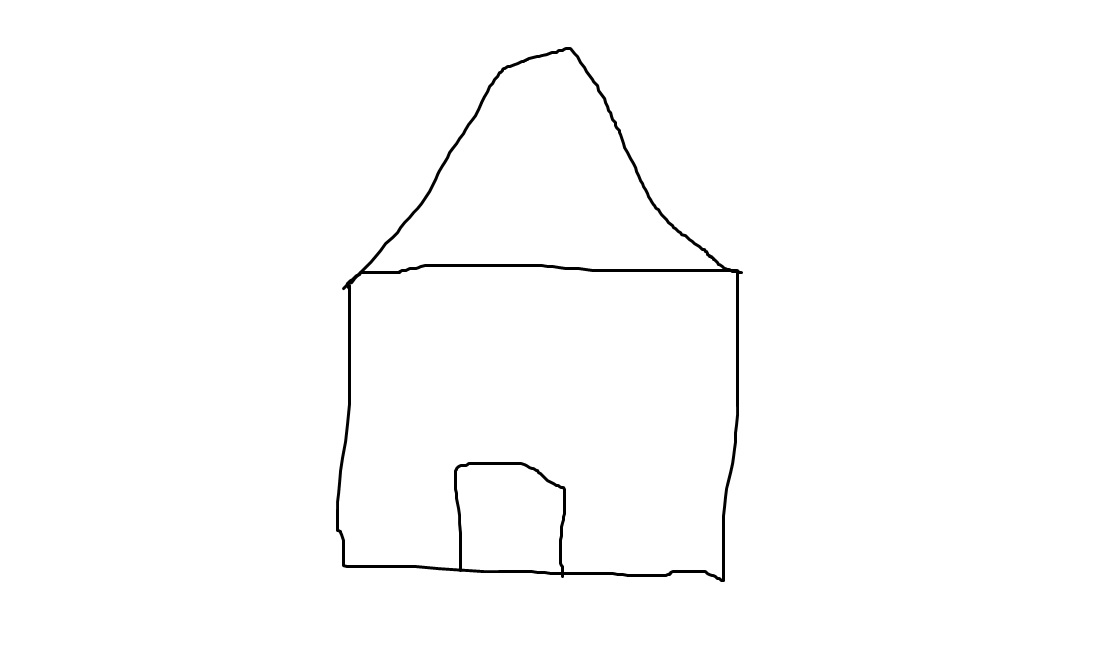
#> input picture OpenCV/dom.jpg, 1104 x 667 px
$ jupyter execute 'przyblizanie kontorow.ipynb'
#> lines starting #> are read from the running program, lines starting #| are printed output that depends on the picture; after the words box and inside, x2 and y2 are one past the last pixel; in counts of white or black regions, pixels touching at a corner belong together
[cell 1]
import numpy as np
import cv2

image = cv2.imread('dom.jpg')
#> image is the input picture: shape (667, 1104, 3); min 0, max 255, mean 252.6

org_img = image.copy()
cv2.imshow('org', org_img)
cv2.waitKey(0)

gray = cv2.cvtColor(image, cv2.COLOR_BGR2GRAY)
ret, thresh = cv2.threshold(gray,127,255,cv2.THRESH_BINARY_INV)
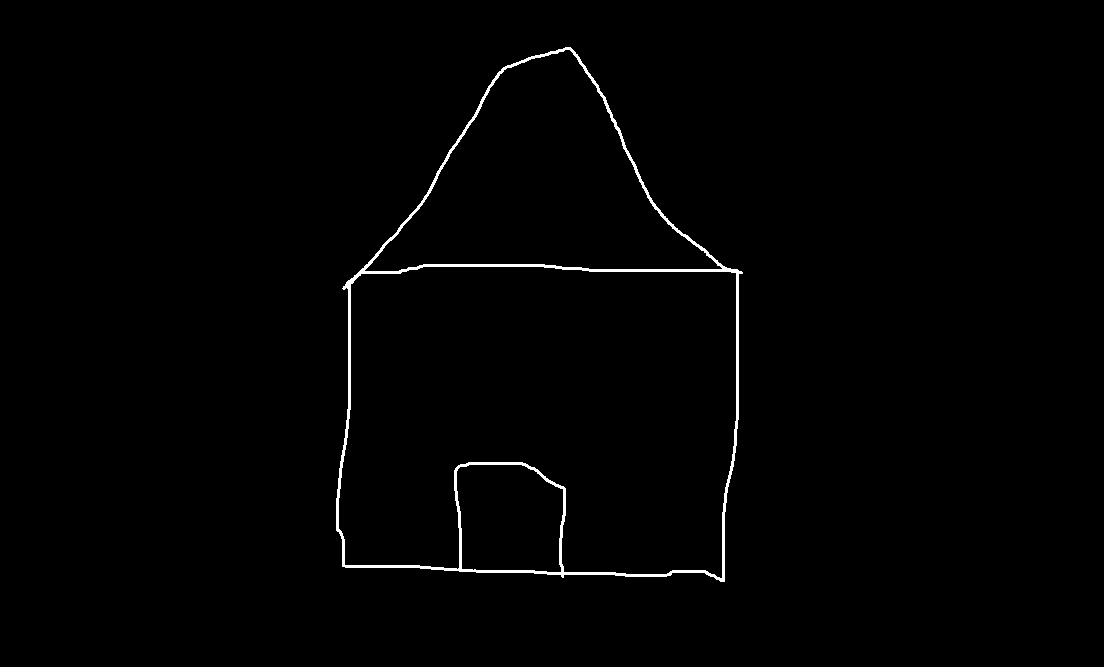
#> thresh: shape (667, 1104); 0.94% white; 1 white region

contours, hierarchy = cv2.findContours(thresh.copy(), cv2.RETR_LIST,cv2.CHAIN_APPROX_NONE)
#> contours = 4 contours; box (x1, y1, x2, y2) and area: (336, 47, 743, 582) 160207, (338, 266, 737, 579) 104756, (364, 49, 723, 272) 40366, (456, 464, 564, 573) 10315

for c in contours:
    x,y,w,h = cv2.boundingRect(c)
    cv2.rectangle(org_img, (x,y), (x+w,y+h),(0,0,255),2)
    cv2.imshow('opis prostokatem', org_img)
#> this loop made 4 passes
#> (x, y, w, h) on passes 1 to 4: (456, 464, 108, 109), (338, 266, 399, 313), (364, 49, 359, 223), (336, 47, 407, 535)
#> pass 1, `cv2.imshow('opis prostokatem', org_img)`:
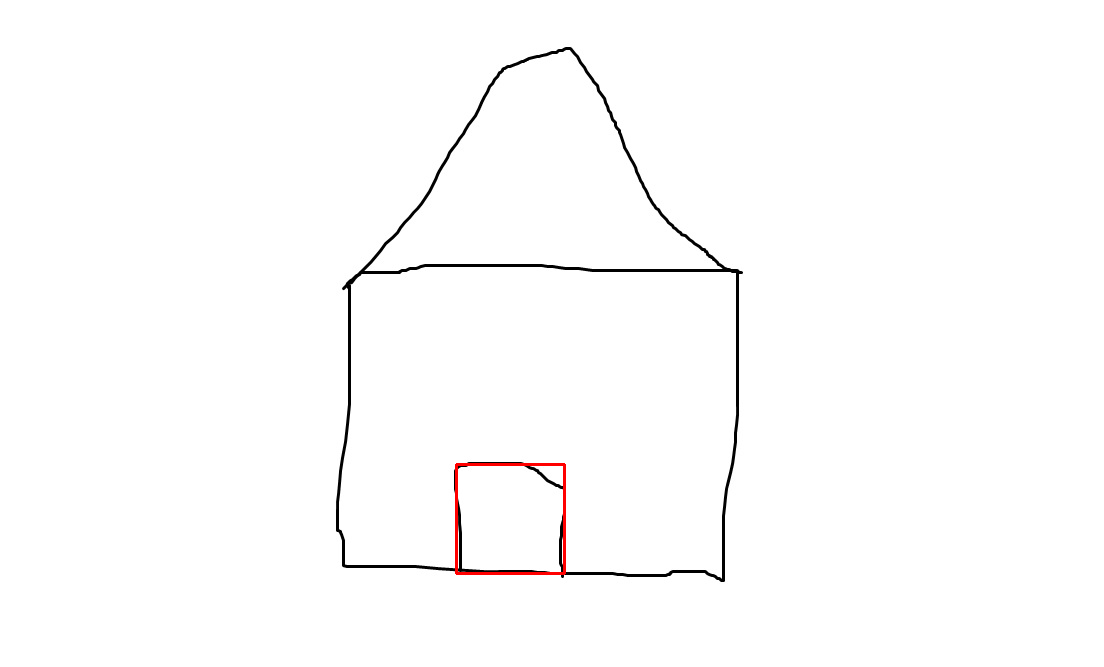
#> window 'opis prostokatem': shape (667, 1104, 3); mean B, G, R 252.3, 252.3, 252.8
#> after the loop:
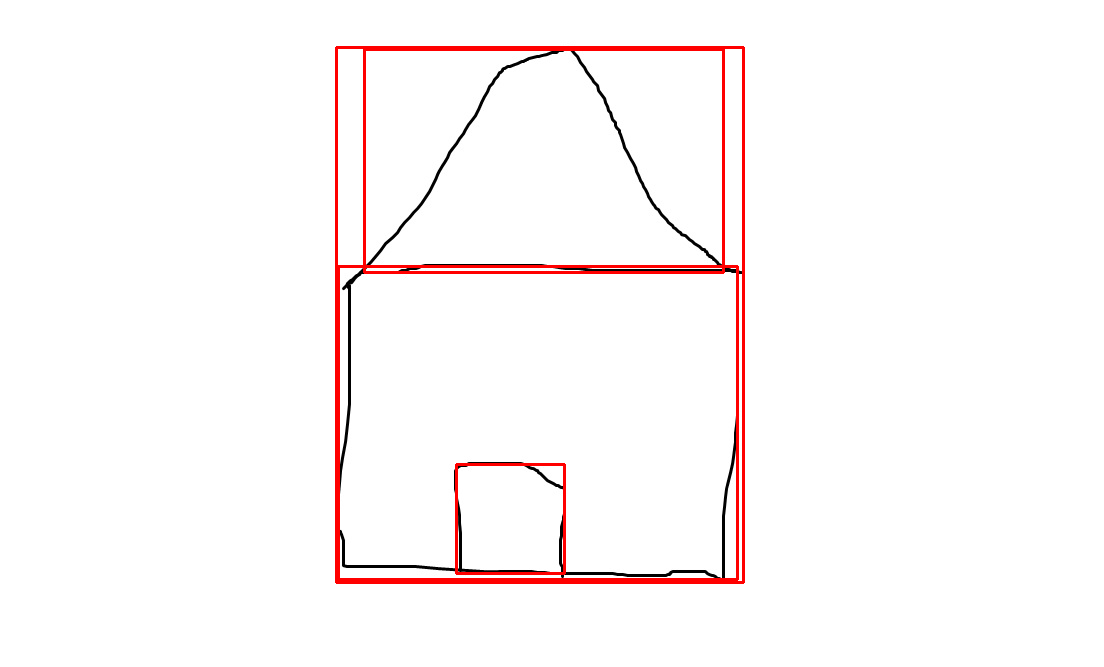
#> org_img: shape (667, 1104, 3); 1.9% of pixels changed, all inside (x1, y1, x2, y2) = (335, 46, 745, 584)

cv2.waitKey(0)

for c in contours:
    accuracy = 0.01* cv2.arcLength(c,True)
    approx = cv2.approxPolyDP(c, accuracy,True)
    cv2.drawContours(image, [approx],0,(0,255,0),2)
    cv2.imshow('przyblizenie wielokatem',image)
#> this loop made 4 passes
#> accuracy on passes 1 to 4: 4.08, 15.89, 9.89, 16.89
#> pass 1, `cv2.imshow('przyblizenie wielokatem',image)`:
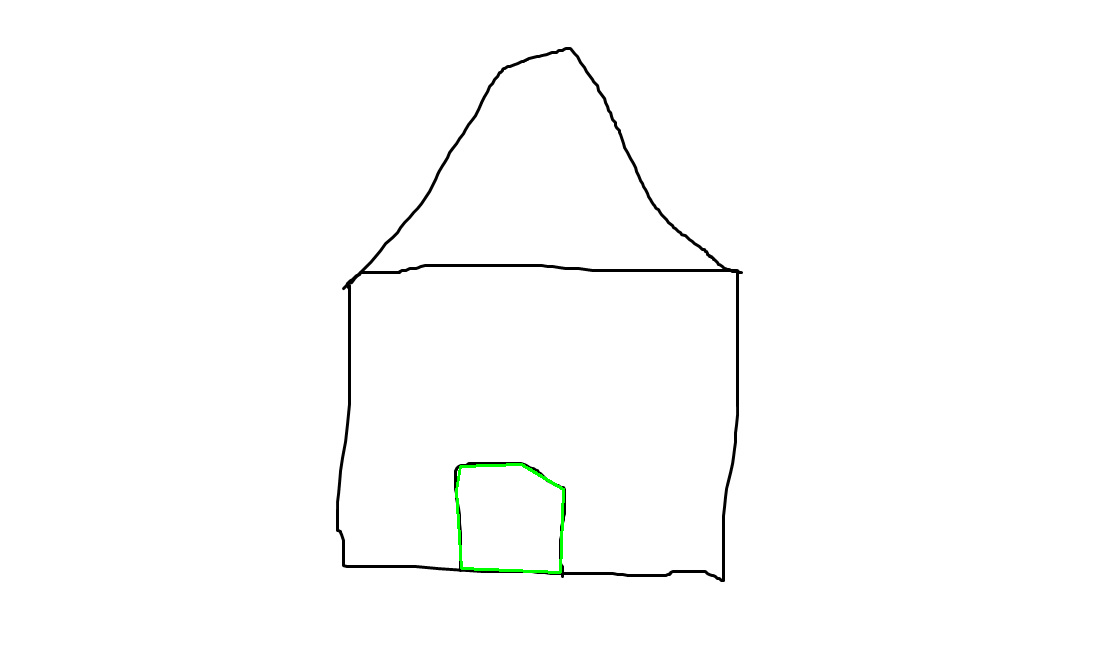
#> window 'przyblizenie wielokatem': shape (667, 1104, 3); mean B, G, R 252.4, 252.8, 252.4
#> pass 2, `cv2.imshow('przyblizenie wielokatem',image)`:
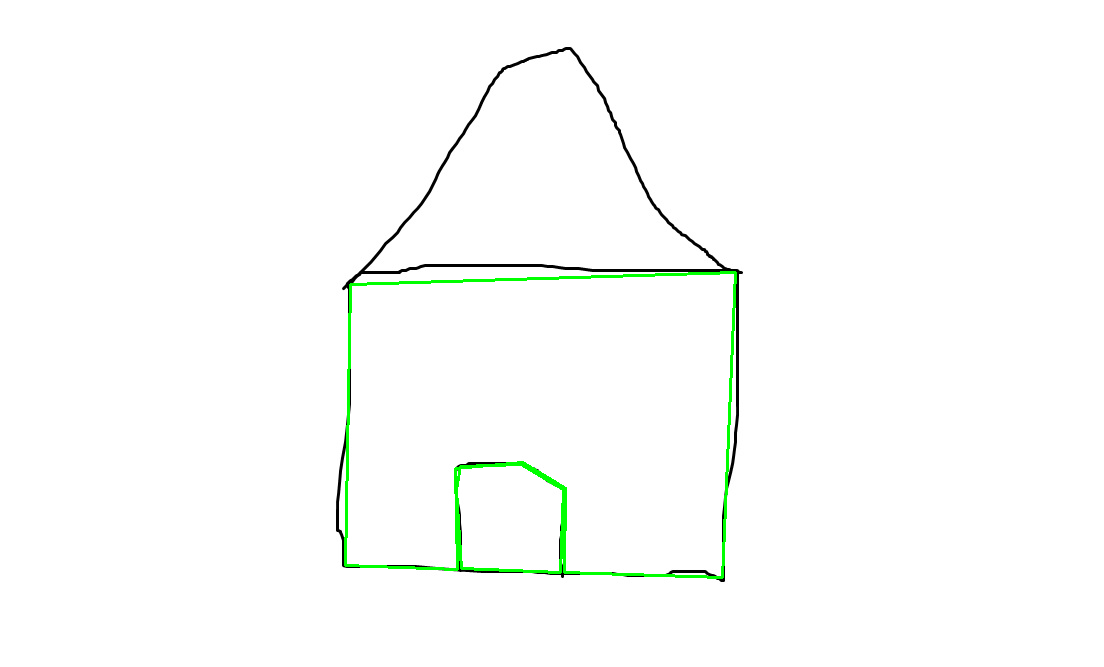
#> window 'przyblizenie wielokatem': shape (667, 1104, 3); mean B, G, R 251.4, 253.3, 251.4
#> after the loop:
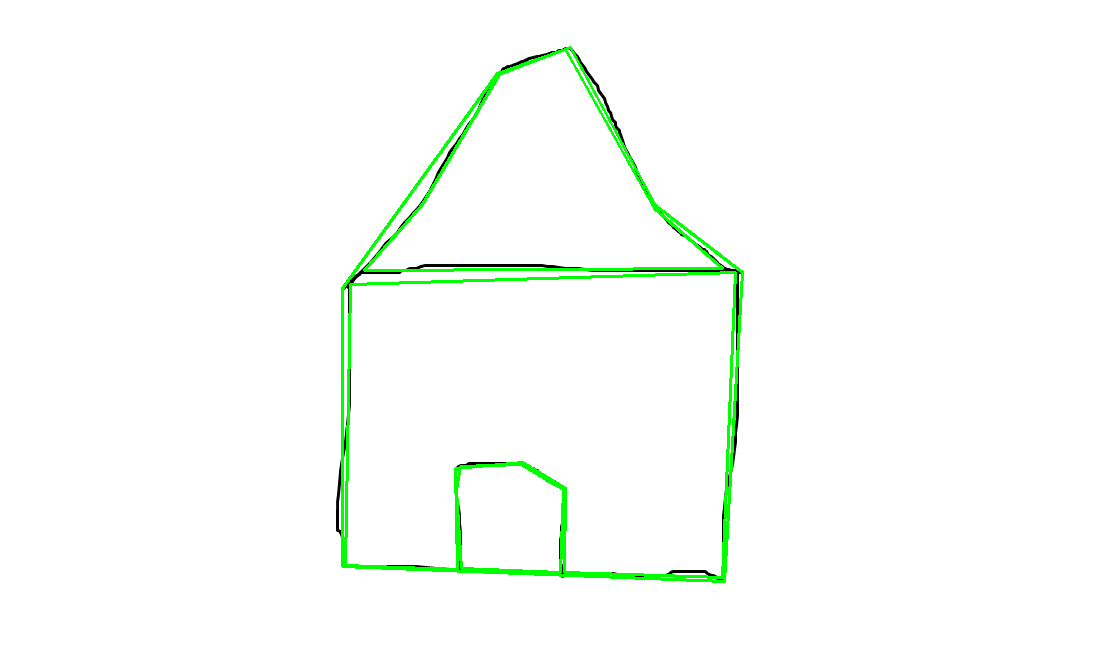
#> image: shape (667, 1104, 3); 1.73% of pixels changed, all inside (x1, y1, x2, y2) = (341, 46, 744, 583)

cv2.waitKey(0)


cv2.destroyAllWindows()

$ run again, with OpenCV/kontury.jpg copied over OpenCV/dom.jpg
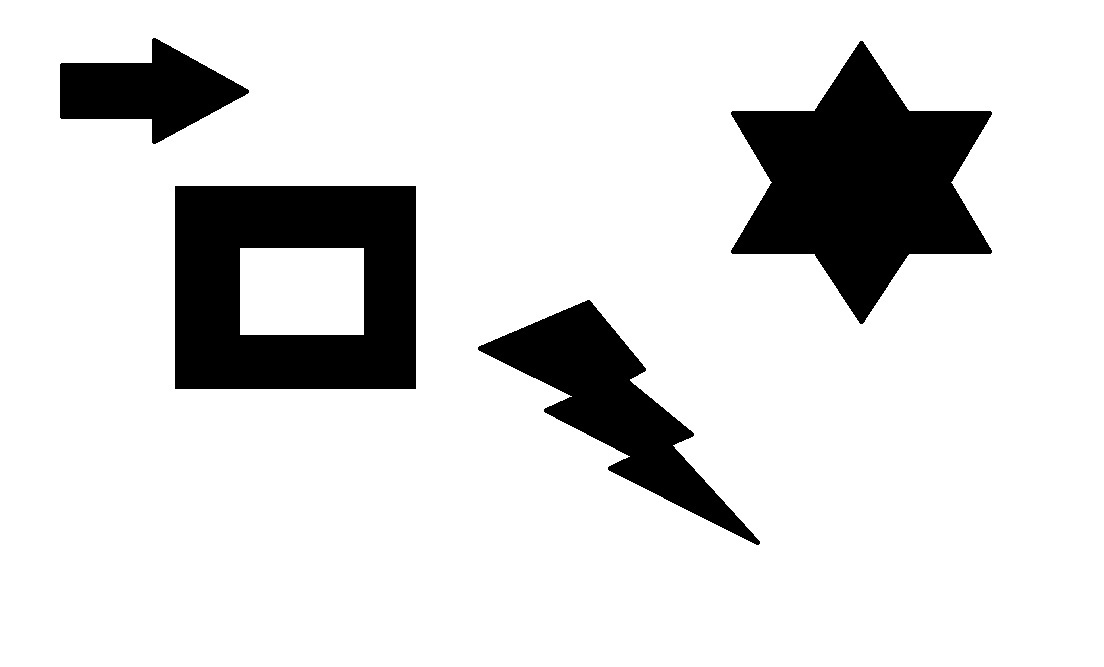
#> input picture OpenCV/kontury.jpg, 1104 x 667 px
#> image is the input picture: shape (667, 1104, 3); min 0, max 255, mean 218
#> `ret, thresh = cv2.threshold(gray,127,255,cv2.THRESH_BINARY_INV)`:
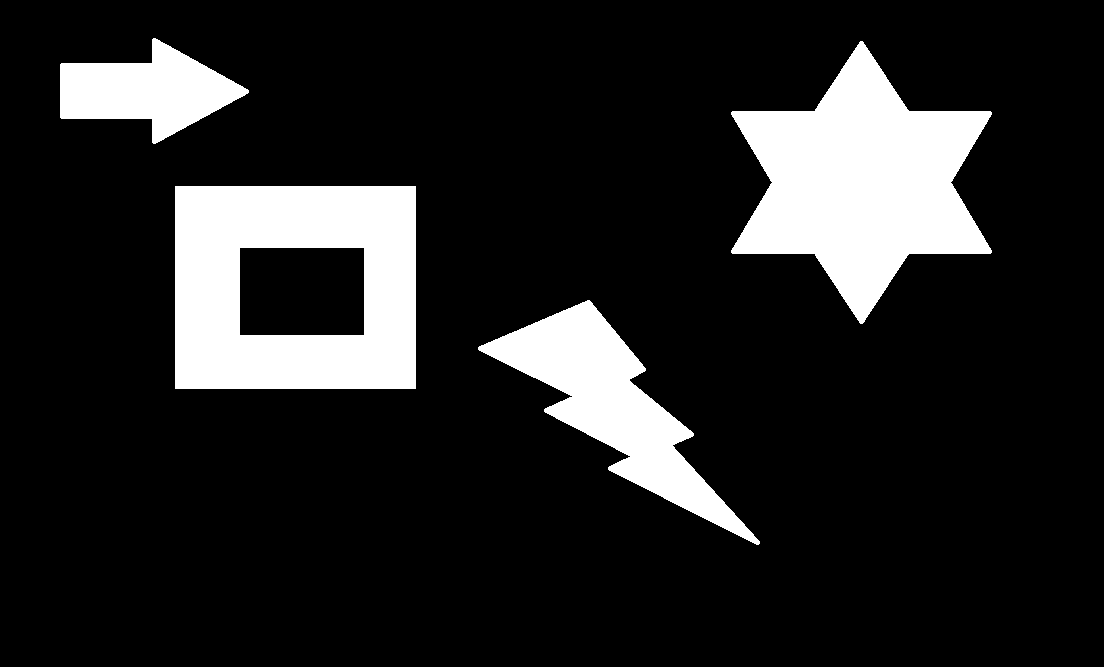
#> thresh: shape (667, 1104); 14.5% white; 4 white regions
#> contours = 5 contours; box (x1, y1, x2, y2) and area: (175, 186, 416, 389) 48480, (731, 41, 992, 324) 38140, (478, 300, 760, 545) 19224, (239, 247, 365, 336) 10998, (60, 38, 249, 144) 10364
#> the loop `for c in contours:` made 5 passes
#> (x, y, w, h) on passes 1 to 5: (478, 300, 282, 245), (239, 247, 126, 89), (175, 186, 241, 203), (731, 41, 261, 283), (60, 38, 189, 106)
#> the loop `for c in contours:` made 5 passes
#> accuracy on passes 1, 4, 5: 9.58, 10.41, 5.22
#> after the loop `for c in contours:`:
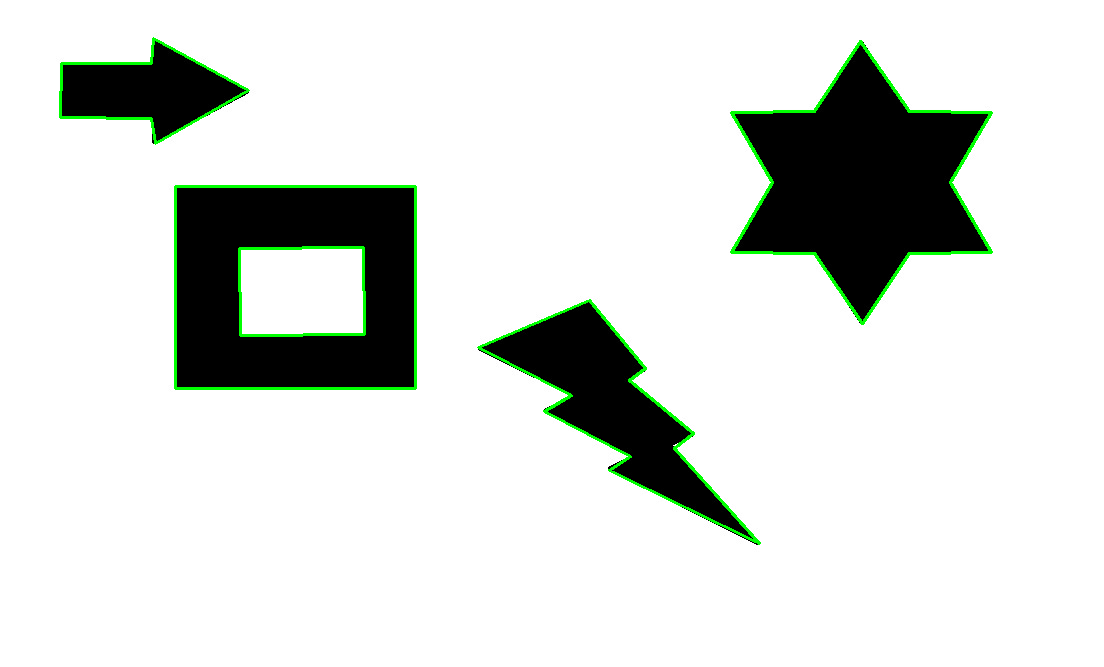
#> image: shape (667, 1104, 3); 1.51% of pixels changed, all inside (x1, y1, x2, y2) = (59, 37, 993, 545)
